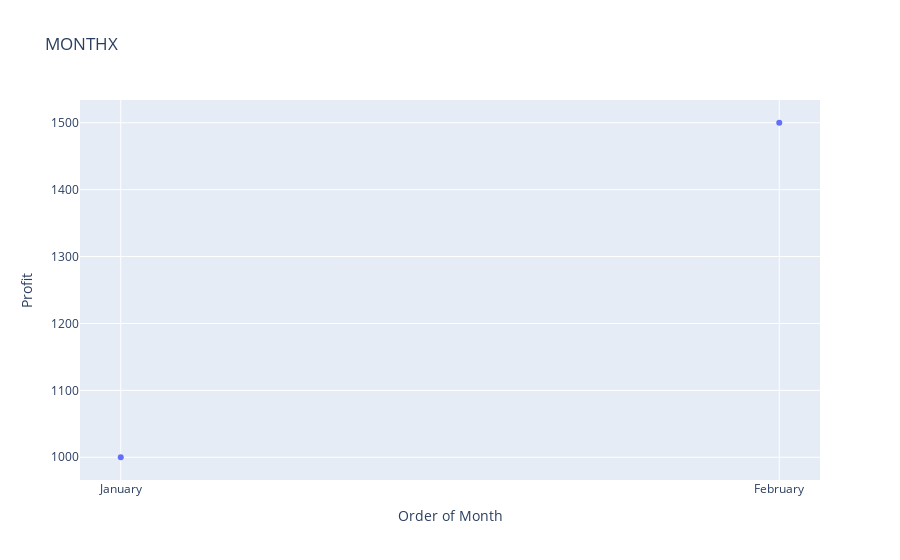

Notebook source saved alongside this figure:
### Code cell
import pandas as pd

# Assuming month_order is a dictionary or list of dictionaries
month_order_data = [
    {'Order of Month': 'January', 'Profit': 1000},
    {'Order of Month': 'February', 'Profit': 1500},
    # Add more data as needed
]

# Convert to DataFrame
month_order_df = pd.DataFrame(month_order_data)

# Create scatter plot
fig = px.scatter(month_order_df, x='Order of Month', y='Profit', title='MONTHX')
fig.show()

### Figure 1 — Plotly figure (JSON) as saved in the notebook; plotly's stock layout.template omitted (floating-point values rounded to 4 significant figures)
{"data": [{"hovertemplate": "Order of Month=%{x}<br>Profit=%{y}<extra></extra>", "legendgroup": "", "marker": {"color": "#636efa", "symbol": "circle"}, "mode": "markers", "name": "", "orientation": "v", "showlegend": false, "type": "scatter", "x": ["January", "February"], "xaxis": "x", "y": [1000, 1500], "yaxis": "y"}], "layout": {"legend": {"tracegroupgap": 0}, "title": {"text": "MONTHX"}, "xaxis": {"anchor": "y", "domain": [0, 1], "title": {"text": "Order of Month"}}, "yaxis": {"anchor": "x", "domain": [0, 1], "title": {"text": "Profit"}}}}
